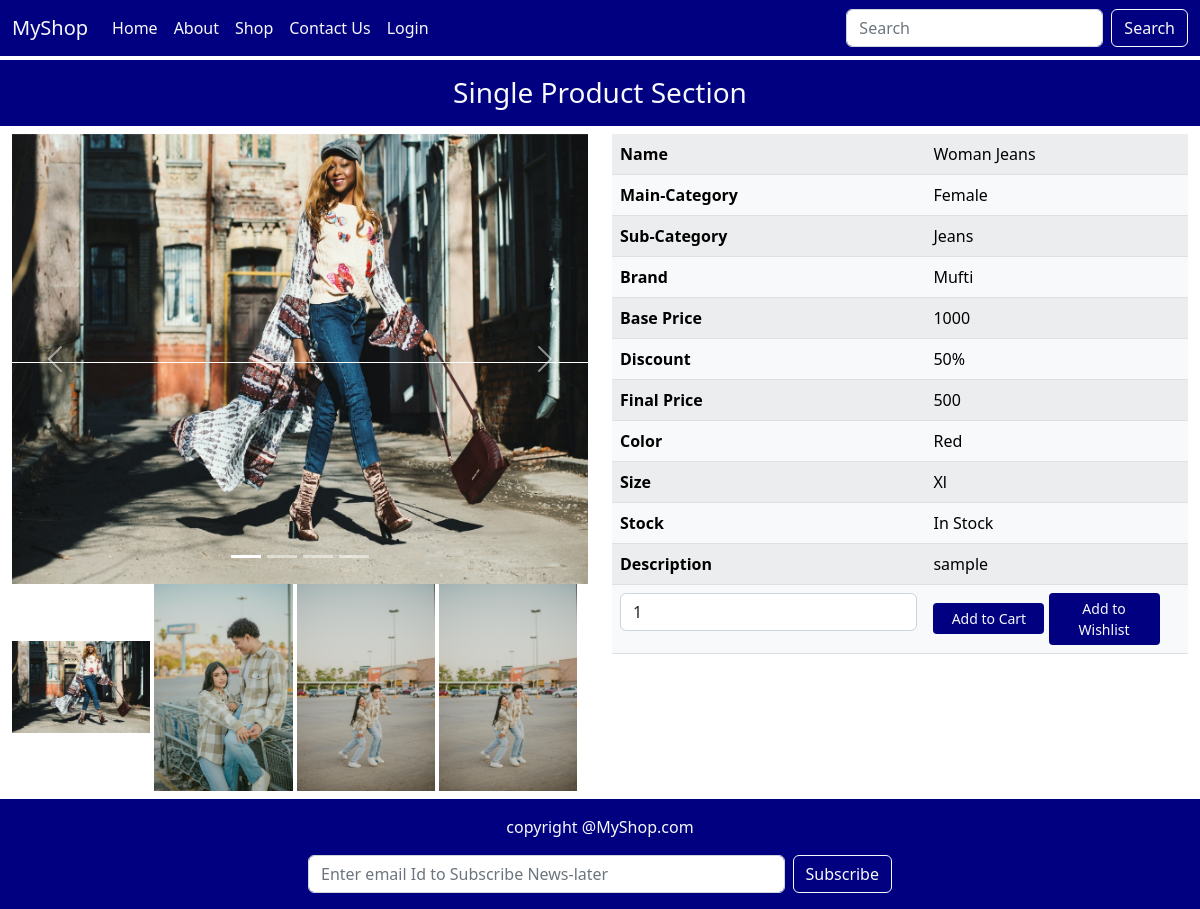
/product/1/, run on the app's committed database.
### mainapp/models.py (models this page shows, shortened)
class Product(models.Model):
    id = models.AutoField(primary_key=True)
    name = models.CharField(max_length=20)
    maincat = models.ForeignKey(MainCategory,on_delete=models.CASCADE)
    subcat = models.ForeignKey(SubCategory,on_delete=models.CASCADE)
    brand = models.ForeignKey(Brand,on_delete=models.CASCADE)
    seller = models.ForeignKey(Seller,on_delete=models.CASCADE,default=1)
    basePrice = models.IntegerField()
    discount = models.IntegerField(default=0)
    finalPrice = models.IntegerField()
    color = models.CharField(max_length=20)
    size=models.CharField(max_length=10)
    description = models.TextField()
    stock=models.BooleanField(default=True)
    time = models.DateTimeField(auto_now=True)
    pic1=models.ImageField(upload_to='images/')
    pic2=models.ImageField(upload_to='images/')
    pic3=models.ImageField(upload_to='images/')
    pic4=models.ImageField(upload_to='images/')

class MainCategory(models.Model):
    id = models.AutoField(primary_key=True)
    name = models.CharField(max_length=20,unique=True)

class SubCategory(models.Model):
    id=models.AutoField(primary_key=True)
    name = models.CharField(max_length=20,unique=True)

class Brand(models.Model):
    id = models.AutoField(primary_key=True)
    name = models.CharField(max_length=20,unique=True)

### mainapp/views.py (the view, shortened to what this page needs)
# urls.py: path("product/<int:id>/",views.product),
def product(request,id):
    product = Product.objects.get(id=id)
    return render(request,"product.html",{"Product":product})

### mainapp/templates/product.html (shortened to what this page needs)
  {% extends 'index.html' %}
  {% load static %}
  {% block body %}
  <div class="container-fluid">
      <div class="row">
          <h3 class="background text-light p-3 text-center">Single Product Section</h3>
          <div class="col-xxl-6 col-xl-6 col-lg-6 col-md-6 col-sm-12 col-xs-12">
              <div id="carouselExampleIndicators" class="carousel slide" data-bs-ride="true">
                  <div class="carousel-indicators">
                    <button type="button" data-bs-target="#carouselExampleIndicators" data-bs-slide-to="0" class="active" aria-current="true" aria-label="Slide 1"></button>
                    <button type="button" data-bs-target="#carouselExampleIndicators" data-bs-slide-to="1" aria-label="Slide 2"></button>
                    <button type="button" data-bs-target="#carouselExampleIndicators" data-bs-slide-to="2" aria-label="Slide 3"></button>
                    <button type="button" data-bs-target="#carouselExampleIndicators" data-bs-slide-to="3" aria-label="Slide 4"></button>
                  </div>
                  <div class="carousel-inner">
                    <div class="carousel-item active">
                      <img src={{Product.pic1.url}} height="450px" class="d-block w-100" alt="...">
                    </div>
                  </div>
                  <button class="carousel-control-prev" type="button" data-bs-target="#carouselExampleIndicators" data-bs-slide="prev">
                    <span class="carousel-control-prev-icon" aria-hidden="true"></span>
                  </button>
                  <button class="carousel-control-next" type="button" data-bs-target="#carouselExampleIndicators" data-bs-slide="next">
                    <span class="carousel-control-next-icon" aria-hidden="true"></span>
                  </button>
                </div>
                <div class="">
                  <img src={{Product.pic1.url}} width="24%" alt="">
                  <img src={{Product.pic2.url}} width="24%" alt="">
                  <img src={{Product.pic3.url}} width="24%" alt="">
                  <img src={{Product.pic4.url}} width="24%" alt="">
              </div>
          </div>
          <div class="col-xxl-6 col-xl-6 col-lg-6 col-md-6 col-sm-12 col-xs-12">
            <table class="table table-light table-striped table-hover">
              <tr>
                <th>Name</th>
                <td>{{Product.name}}</td>
              </tr>
              <tr>
                <th>Main-Category</th>
                <td>{{Product.maincat.name}}</td>
              </tr>
              <tr>
                <th>Sub-Category</th>
                <td>{{Product.subcat.name}}</td>
              </tr>
              <tr>
                <th>Brand</th>
                <td>{{Product.brand.name}}</td>
              </tr>
              <tr>
                <th>Base Price</th>
                <td>{{Product.basePrice}}</td>
              </tr>
              <tr>
                <th>Discount</th>
                <td>{{Product.discount}}%</td>
              </tr>
              <tr>
                <th>Final Price</th>
                <td>{{Product.finalPrice}}</td>
              </tr>
              <tr>
                <th>Color</th>
                <td>{{Product.color}}</td>
              </tr>
              <tr>
                <th>Size</th>
                <td>{{Product.size}}</td>
              </tr>
              <tr>
                <th>Stock</th>
                {% if Product.stock %}
                <td>In Stock</td>
                {% else %}
                <td>Out of Stock</td>
                {% endif %}
              </tr>
              <tr>
                <th>Description</th>
                <td>{{Product.description}}</td>
              </tr>
              <tr>
                <th>
                  <form action="#" method="post">
                    <input type="number" min="1" name="q" class="form-control" value="1">
                  </th>
                  <td>
                    <button class="btn btn-sm background text-light" style="display:inline-block; width: 45%; font-size: 10x;" href="/cart/" type="submit">Add to Cart</button>
                    <a class="btn btn-sm background text-light" style="display:inline-block; width: 45%; font-size: 10x;" href="/wishlist/{{Product.id}}/">Add to Wishlist</a>
                </td>
              </tr>
            </table>
          </div>
      </div>
  </div>
  {% endblock %}

### mainapp/static/css/mystyle.css (style rules this page uses)
.background { background-color: navy; }

### data on the page
Product: pic1 (picture), pic2 (picture), pic3 (picture), pic4 (picture), name "Woman Jeans", maincat.name "Female", subcat.name "Jeans", brand.name "Mufti", basePrice "1000", discount "50", finalPrice "500", color "Red", size "Xl", description "sample"
